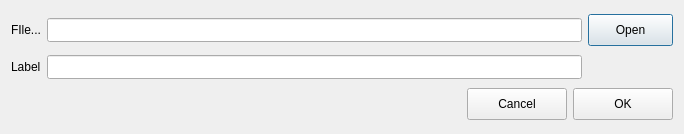
<?xml version="1.0" encoding="UTF-8"?>
<ui version="4.0">
 <class>ImportLabelListDialog</class>
 <widget class="QDialog" name="ImportLabelListDialog">
  <property name="geometry">
   <rect>
    <x>0</x>
    <y>0</y>
    <width>684</width>
    <height>134</height>
   </rect>
  </property>
  <property name="sizePolicy">
   <sizepolicy hsizetype="Preferred" vsizetype="Preferred">
    <horstretch>0</horstretch>
    <verstretch>0</verstretch>
   </sizepolicy>
  </property>
  <property name="minimumSize">
   <size>
    <width>684</width>
    <height>134</height>
   </size>
  </property>
  <property name="maximumSize">
   <size>
    <width>16777215</width>
    <height>16777215</height>
   </size>
  </property>
  <property name="windowTitle">
   <string>Import Label List</string>
  </property>
  <layout class="QGridLayout" name="gridLayout_2">
   <item row="0" column="0">
    <widget class="QLabel" name="label_4">
     <property name="sizePolicy">
      <sizepolicy hsizetype="Fixed" vsizetype="Fixed">
       <horstretch>0</horstretch>
       <verstretch>0</verstretch>
      </sizepolicy>
     </property>
     <property name="text">
      <string>FIle...</string>
     </property>
    </widget>
   </item>
   <item row="0" column="1">
    <widget class="QLineEdit" name="file">
     <property name="sizePolicy">
      <sizepolicy hsizetype="Expanding" vsizetype="Fixed">
       <horstretch>0</horstretch>
       <verstretch>0</verstretch>
      </sizepolicy>
     </property>
     <property name="minimumSize">
      <size>
       <width>346</width>
       <height>24</height>
      </size>
     </property>
    </widget>
   </item>
   <item row="0" column="2">
    <widget class="QPushButton" name="openButton">
     <property name="minimumSize">
      <size>
       <width>85</width>
       <height>32</height>
      </size>
     </property>
     <property name="maximumSize">
      <size>
       <width>85</width>
       <height>32</height>
      </size>
     </property>
     <property name="text">
      <string>Open</string>
     </property>
    </widget>
   </item>
   <item row="1" column="0">
    <widget class="QLabel" name="label_6">
     <property name="text">
      <string>Label</string>
     </property>
    </widget>
   </item>
   <item row="1" column="1">
    <widget class="QLineEdit" name="labelname">
     <property name="minimumSize">
      <size>
       <width>0</width>
       <height>24</height>
      </size>
     </property>
    </widget>
   </item>
   <item row="1" column="2">
    <spacer name="horizontalSpacer_6">
     <property name="orientation">
      <enum>Qt::Horizontal</enum>
     </property>
     <property name="sizeType">
      <enum>QSizePolicy::Fixed</enum>
     </property>
     <property name="sizeHint" stdset="0">
      <size>
       <width>78</width>
       <height>13</height>
      </size>
     </property>
    </spacer>
   </item>
   <item row="2" column="0" colspan="3">
    <layout class="QGridLayout" name="gridLayout">
     <item row="0" column="0">
      <spacer name="horizontalSpacer">
       <property name="orientation">
        <enum>Qt::Horizontal</enum>
       </property>
       <property name="sizeHint" stdset="0">
        <size>
         <width>261</width>
         <height>20</height>
        </size>
       </property>
      </spacer>
     </item>
     <item row="0" column="1">
      <widget class="QPushButton" name="cancelButton">
       <property name="minimumSize">
        <size>
         <width>100</width>
         <height>32</height>
        </size>
       </property>
       <property name="maximumSize">
        <size>
         <width>100</width>
         <height>32</height>
        </size>
       </property>
       <property name="text">
        <string>Cancel</string>
       </property>
      </widget>
     </item>
     <item row="0" column="2">
      <widget class="QPushButton" name="okButton">
       <property name="minimumSize">
        <size>
         <width>100</width>
         <height>32</height>
        </size>
       </property>
       <property name="maximumSize">
        <size>
         <width>100</width>
         <height>32</height>
        </size>
       </property>
       <property name="text">
        <string>OK</string>
       </property>
      </widget>
     </item>
    </layout>
   </item>
  </layout>
 </widget>
 <resources/>
 <connections/>
</ui>
